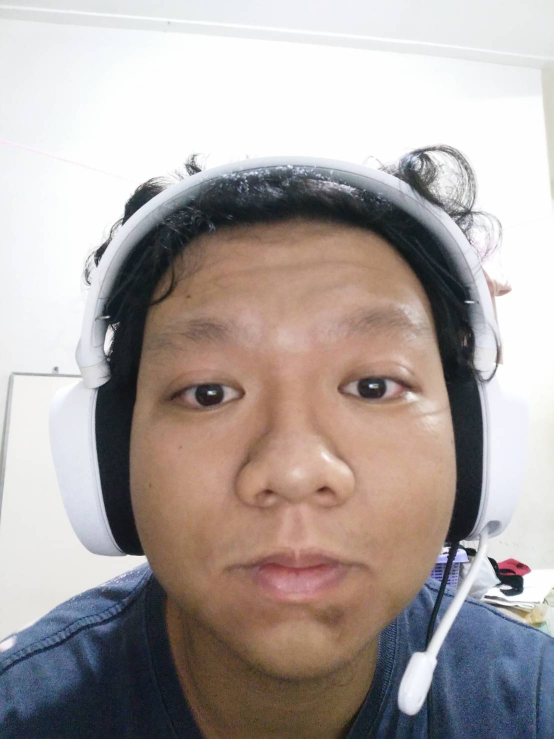
#> input picture dlib_test/73927.jpg, 1108 x 1477 px (shown at 1/2 size)
$ python -i raw_images.py   (imports and definitions only)
#> lines starting #> are read from the running program, lines starting #| are printed output that depends on the picture
#> further down, picture is the input picture: shape (1477, 1108, 3); mean B, G, R 161.4, 164.1, 173.3
### preprocessing/localize.py
import cv2
import numpy as np
import mediapipe as mp
import matplotlib.pyplot as plt
import math
import os
import dlib
from typing import List, Mapping, Optional, Tuple, Union


class Localize:
    def __init__(self, parent=None):
        # print("Face Localization Module Loaded")
        self.mp_face_detection = mp.solutions.face_detection
        self.mp_face_mesh = mp.solutions.face_mesh
        self.mp_drawing = mp.solutions.drawing_utils
        self.frame_count = 0

        # Tracking / Temporal Smoothing Algorithm
        self.tracked_point = []
        self.blank_frame = np.zeros((224, 224, 3))
        self.corr_tracker = dlib.correlation_tracker()
        self.corr_reset_iterator = 0

        # Scaling Algorithm (Ide Ko Hans)
        self.former_bb_area = 1
        self.init_area = False

        # Face Mesh Support Algorithm
        self.centroid_tracker = []
        self.bb_length = 0
        self.init_length_bb = False


    # [763 lines left out: functions plot_centroid_length, _normalized_to_pixel_coordinates, localizeFace_mediapipe, average_tracked_point, mp_localize_bounding_box, mp_localize_crop and 9 more, not called in this run]


### preprocessing/raw_images.py
# Raw Images preprocessing
# Convert videos to images
# Note: only raw videos not subject splitted
import cv2
import numpy as np
import mediapipe as mp
import math
import os
from localize import Localize
from typing import List, Mapping, Optional, Tuple, Union

# file_ls = ["G:/Dataset Skripsi Batch 1/data/16 Agustus/Kelompok Evelyne Indrawati, Jonatan Waluyo, Yolanda Teresya, Alison Trixie. 16 Agustus .mp4"]
# target_ls = ["G:/Dataset Skripsi Batch 1 Images/data/16 Agustus"]

file_ls = [ #"D:/Dataset Skripsi Batch 1/data/10 September/Close Up/Benedict Hebert.mp4",
#            "D:/Dataset Skripsi Batch 1/data/10 September/Close Up/Chyntia Dewi.mp4",
#            "D:/Dataset Skripsi Batch 1/data/10 September/Close Up/Claudia Maria Kiona Doy Ximenes.mp4",
#            "D:/Dataset Skripsi Batch 1/data/10 September/Close Up/Clea Alvina.mp4",
#            "D:/Dataset Skripsi Batch 1/data/10 September/Close Up/Franklin hedwig aprilio tan.mp4",
        #    "D:/Dataset Skripsi Batch 1/data/10 September/Close Up/Genesis Sheraline Putri Indonesia.mp4",
        #    "D:/Dataset Skripsi Batch 1/data/10 September/Close Up/Jeffson Jonathan.mp4",
        #    "D:/Dataset Skripsi Batch 1/data/10 September/Close Up/Jenica Tendean.mp4",
        #    "D:/Dataset Skripsi Batch 1/data/10 September/Close Up/Jeniffer Princess.mp4",
        #    "D:/Dataset Skripsi Batch 1/data/10 September/Close Up/Jessica Natalia.mp4",
        #    "D:/Dataset Skripsi Batch 1/data/10 September/Close Up/Joice Nathania Andrey.mp4",
        #    "D:/Dataset Skripsi Batch 1/data/10 September/Close Up/Kevin Christian Efendy.mp4",
        #    "D:/Dataset Skripsi Batch 1/data/10 September/Close Up/Kevin Jonathan.mp4",
        #    "D:/Dataset Skripsi Batch 1/data/10 September/Close Up/Kezia Ivana.mp4",
        #    "D:/Dataset Skripsi Batch 1/data/10 September/Close Up/Meliana Cristine Dewi Winata.mp4",
        #    "D:/Dataset Skripsi Batch 1/data/10 September/Close Up/Preysella Anggreani Parinding Gala.mp4",
        #    "D:/Dataset Skripsi Batch 1/data/10 September/Close Up/Reynard Christian.mp4",
        #    "D:/Dataset Skripsi Batch 1/data/10 September/Close Up/Ryan Christian Han.mp4"
           ]

file_ls = [
    # "D:/Dataset Skripsi Batch 1/data/6 September/AUDRIANA FELICIA_CHRISTY NAOMI PANGGABEAN_ADHE PUTRI ANGGRAENI Close Up.mp4",
    # "D:/Dataset Skripsi Batch 1/data/6 September/GENESIS SHERALINE PUTRI SUSANTO_ELIKA JESSLYN MAGDALENA_VIVALDI LANDE KIDINGALLO_ANGELA TIFFANY Close Up.mp4",
    # "D:/Dataset Skripsi Batch 1/data/6 September/RYAN CHRISTIAN HAN_MICHELLE MARCELIA UMBAS_JESSICA RACHEL SUNARTA_VANESSA FRANZELINE Close Up.mp4",
    # "D:/Dataset Skripsi Batch 1/data/6 September/SELENA THEANA ALFIANDY_REYNARD CHRISTIAN_JOICE NATHANIA ANDREY_YESHUA IMANUEL Close up.mp4",
]

# file_ls = [
#     "D:/Dataset Skripsi Batch 1/data/30 Agustus/YEFTA SONY_EMANUELLA EUGENIA_ASHLEY ANGELICA_BRANDON IMANUEL_Close Up.mp4"
# ]

# file_ls = [
#     "D:/Dataset Skripsi Batch 1/data/23 Agustus/CHYNTIA DEWI__JENICA TENDEAN_KEVIN JONATHAN_JEFFSON JONATHAN_Close Up_.mp4",
#     "D:/Dataset Skripsi Batch 1/data/23 Agustus/VABITHA CHRISTABELLE_MELIANA CRISTINE_NICHOLAS ALEXANDER_Close Up.mp4",
# ]

file_ls = [
    "D:/Dataset Skripsi Batch 3 25 fps/S30.mov",
    "D:/Dataset Skripsi Batch 3 25 fps/S31.mov",
    "D:/Dataset Skripsi Batch 3 25 fps/S32.mov",
    "D:/Dataset Skripsi Batch 3 25 fps/S33.mov",
    "D:/Dataset Skripsi Batch 3 25 fps/S34.mov",
    "D:/Dataset Skripsi Batch 3 25 fps/S35.mov",
    "D:/Dataset Skripsi Batch 3 25 fps/S36.mov",
    "D:/Dataset Skripsi Batch 3 25 fps/S37.mov",

    # "D:/Dataset Skripsi Batch 3 25 fps/S38.mov",
    # "D:/Dataset Skripsi Batch 3 25 fps/S39.mov",
    # "D:/Dataset Skripsi Batch 3 25 fps/S40.mov",
    # "D:/Dataset Skripsi Batch 3 25 fps/S41.mov",
    # "D:/Dataset Skripsi Batch 3 25 fps/S42.mov",
    # "D:/Dataset Skripsi Batch 3 25 fps/S43.mov",
    # "D:/Dataset Skripsi Batch 3 25 fps/S44.mov",
    # "D:/Dataset Skripsi Batch 3 25 fps/S45.mov"
]
target_ls = ["D:/Dataset Skripsi Batch 3 Images V2"]

face_cascade = cv2.CascadeClassifier('haarcascade_frontalface_alt.xml')

mp_face_detection = mp.solutions.face_detection
mp_drawing = mp.solutions.drawing_utils
# [1 line that did not run here, left out]

# [16 lines left out: function _normalized_to_pixel_coordinates, not called in this run]

# Haar Cascade based Face Localization
def localizeFace_haar(frame):
    frame_gray = cv2.cvtColor(frame, cv2.COLOR_BGR2GRAY)
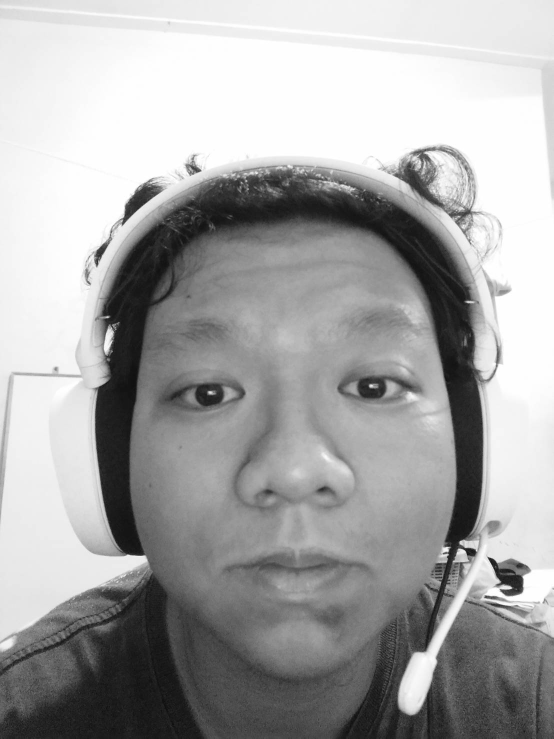
#> frame_gray: shape (1477, 1108) (shown at 1/2 size); min 4, max 255, mean 166.5
    faces = face_cascade.detectMultiScale(frame_gray)
#> faces = [[188, 485, 786, 786]]
    faceROI = np.zeros((224, 224, 3))

    for (x,y,w,h) in faces:
        # xywh based
        faceROI = frame[y:y+h,x:x+w]
        faceROI = cv2.resize(faceROI, (224, 224), interpolation=cv2.INTER_CUBIC)

        # 224 x 224 center based
        # center = (x + w//2, y + h//2)
        # faceROI = frame_gray[center[1] - 112:center[1] + 112, center[0] - 112: center[0] + 112]

        # cv2.rectangle(frame, (x, y), (x + w, y + h), (0, 255, 0), 2)
        break
#> this loop made 1 pass
#> pass 1, in localizeFace_haar, `faceROI = frame[y:y+h,x:x+w]`:
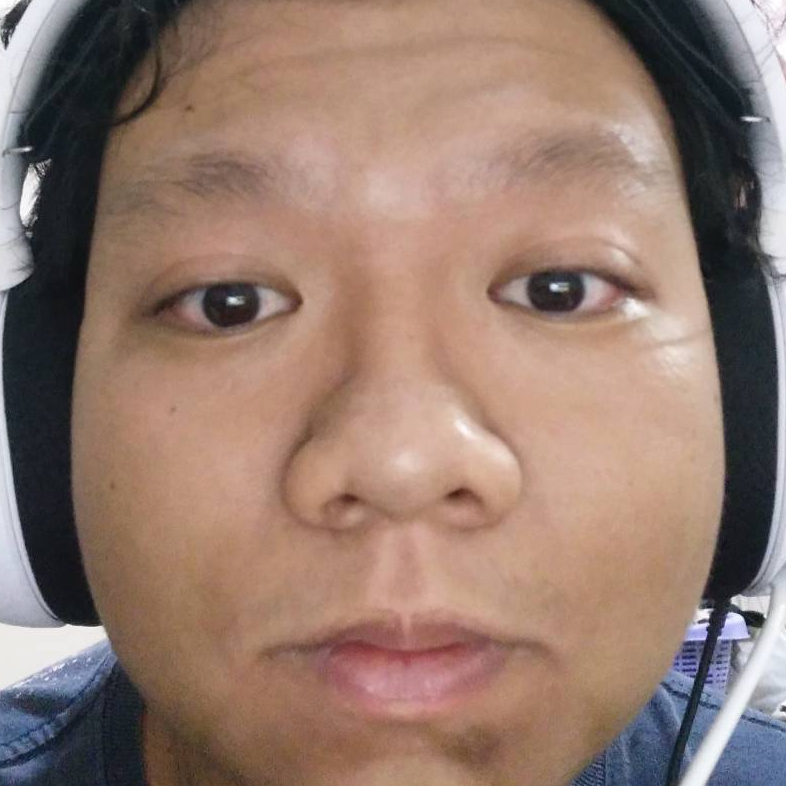
#> faceROI: shape (786, 786, 3); mean B, G, R 110.4, 122.1, 148

    return faceROI

# Mediapipe based Face Localization
# return_image set to TRUE to return image, else the boxes coord will be returned
# [158 lines left out: functions localizeFace_mediapipe, average_tracked_point, read_video, not called in this run]

# [6 lines not run here, left out]

>>> import cv2
>>> picture = cv2.imread('../dlib_test/73927.jpg')
>>> result = localizeFace_haar(picture)
